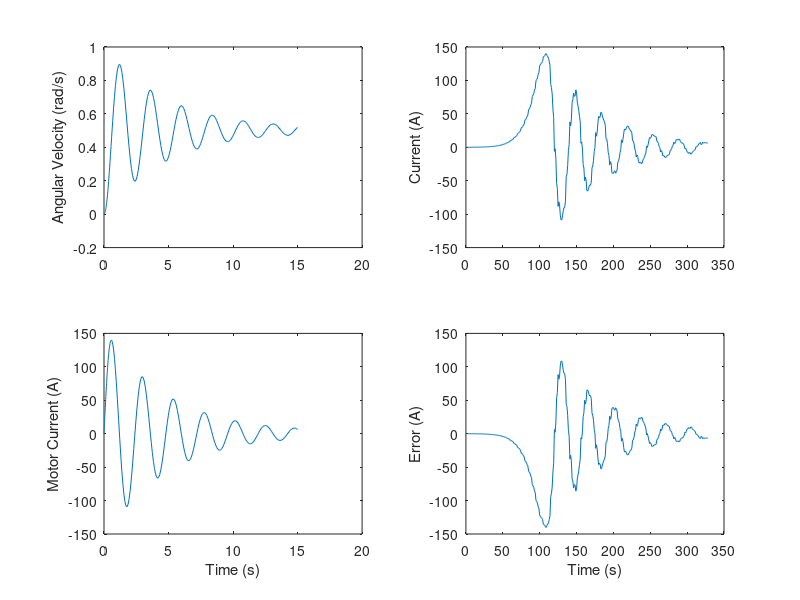

Source code (MATLAB):
% MEE349 Mechatronics System Design 1 - Project 1
% Deniz Eren Horoz 
% Uğur Can Kızılcan
% Merve Çabuk
%
% Rolling Shutter Project
%

% Clear previous sessions
clear all;
close all;
clc;

% === Variables === %
tspan   = [0, 15];
y0      = [0, 0];

global I Tl rb ang J
ang     = 0;                              % Rotation Angle (rad)
I       = 29.2;                           % Nominal Current (A)

% Calculating initial rb value
angt    = 21;                             % Estimated Max Rotation Angle (rad)
rin     = 0.00175;                        % Radius of Inner shutter (m)
w       = 0.0089;                         % Thickness of Shutter Panel (m)
rb      = rin + ((w/(2*pi)) * angt);      % Radius of the Shutter (rad)

% Calculating initial Tl value
l       = 2;                              % Length of Shutter (m)
p       = 2.46;                           % Density of Material (kg/m^2)
mb      = p * l * w * (rb^2 - rin^2);     % Mass of Outer Shutter (kg)
Ib      = 0.5 * mb * (rin^2 + rb^2);      % Inertia of Outer Shutter (kg*m^2)
Min     = 5.4;                            % Mass of Inner Shutter (kg)
Iin     = (0.5  * Min) + (rin^2);         % Inertia of Inner Shutter (kg*m^2)
est_aga = 23;                             % Estimated Initial Angular Acceleration (rad/s^2)
Itot    = Iin + Ib;                       % Total Inertia of Shutter (kg*m^2)
Tin     = Itot * est_aga;                 % Torque of Inner Shutter (F*m)
l       = 2;                              % Length of Shutter (m)
hext    = 2.6;                            % Height of Extended Shutter (m)
mext    = p * hext * l * w;               % Mass of the Extended Shutter (kg)
g       = 9.80665;                        % Standart Gravity (m/s^2)
Text    = mext * g * rb;                  % External torque (F * m)
Tl      = Tin + Text;                     % Load Torque (F*m)
Jm      = 5680;                           % Total Inertia of Motor (kg*m^2)
J       = Itot + Jm;                      % Total Inertia of System (kg*m^2)

% PID Variables
global sgn_ctrl hist_curr hist_err err_old counter t_old der
sgn_ctrl    = 0;
hist_curr   = [];
hist_err    = [];
t_old       = -1;
counter     = 0;
err_old     = 0;
der         = 0;

% === Simulation Function === %
function dydt = simulate(t, y)
    global I Tl rb ang J
    global sgn_ctrl hist_curr hist_err err_old counter t_old der

    % Constants
    L    = 0.058;                      % Terminal Inductance (mH)
    Vin  = 24;                         % Nominal Voltage (V)  
    Res  = 0.024;                      % Terminal Resistence (ohm)
    Kb   = 47.7;                       % Back EMF Coefficient (V/(rad/s))
    Ki   = 47.7;                       % Torque Constant (mNm/A)
    b    = 0.3405;                     % Friction Coefficient
    w    = 0.0089;                     % Thickness of Shutter Panel (m)
    l    = 2;                          % Length of Shutter (m)
    p    = 2.46;                       % Density of Material (kg/m^2)
    hext = 2.6;                        % Height of Extended Shutter (m)
    mext = p * hext * l * w;           % Mass of the Extended Shutter (kg)
    g    = 9.80665;                    % Standart Gravity (m/s^2)
    Text = mext * g * rb;              % External torque (F * m)
    Min  = 5.4;                        % Mass of Inner Shutter (kg)
    rin  = 0.00175;                    % Radius of Inner shutter (m)
    
    % PID Values
    gainPr  = 900;
    gainIn  = 15;
    ref     = 0.01;                    % (A)

    % Update Variables
    ang_vel = y(1);
    I = y(2);

    err = ref - I;
    inter = y;
    err_per = err/ref;
    if err_per < 0.01
        inter = 0;
    end

    sgn_ctrl = gainPr * err + gainIn * inter + gainPr * der;
    int_ctrl = err;

    if t > t_old
        if t >= 0
            delta = t - t_old;
            der = (err - err_old) / delta;
        end
        counter = counter + 1;
        hist_curr(counter, 1) = I;
        hist_err(counter, 1) = err;
        t_old = t;
    end
    
    ang_acc = (1/J) * ((Ki * I) - b * (ang_vel) - (Tl/rb));
    curr_change = (1/L) * (Vin - (I * Res) - (Kb * (ang_vel)));

    ang  = ang + ang_vel;
    rb   = rb - ((w/(2*pi)) * ang);
    mb   = p * l * w * (rb^2 - rin^2);
    Ib   = 0.5 * mb * (rin^2 + rb^2);
    Iin  = (0.5  * Min) + (rin^2);
    Itot = Iin + Ib;
    Tin  = Itot * ang_acc;             
    Tl   = Tin + Text;
    
    % Return Variables
    dydt = [ang_acc; curr_change];
end

% Start Simulation
options = odeset('MaxStep', 0.5);
[t, y] = ode45(@simulate, tspan, y0, options);

% Plot Simulation
figure(1)
subplot(2, 2, 1)
plot(t, y(:, 1));
ylabel('Angular Velocity (rad/s)')
subplot(2, 2, 3)
plot(t, y(:, 2));
ylabel('Motor Current (A)')
xlabel('Time (s)')
subplot(2, 2, 2)
plot(hist_curr)
ylabel('Current (A)')
subplot(2, 2, 4)
plot(hist_err)
ylabel('Error (A)')
xlabel('Time (s)')


